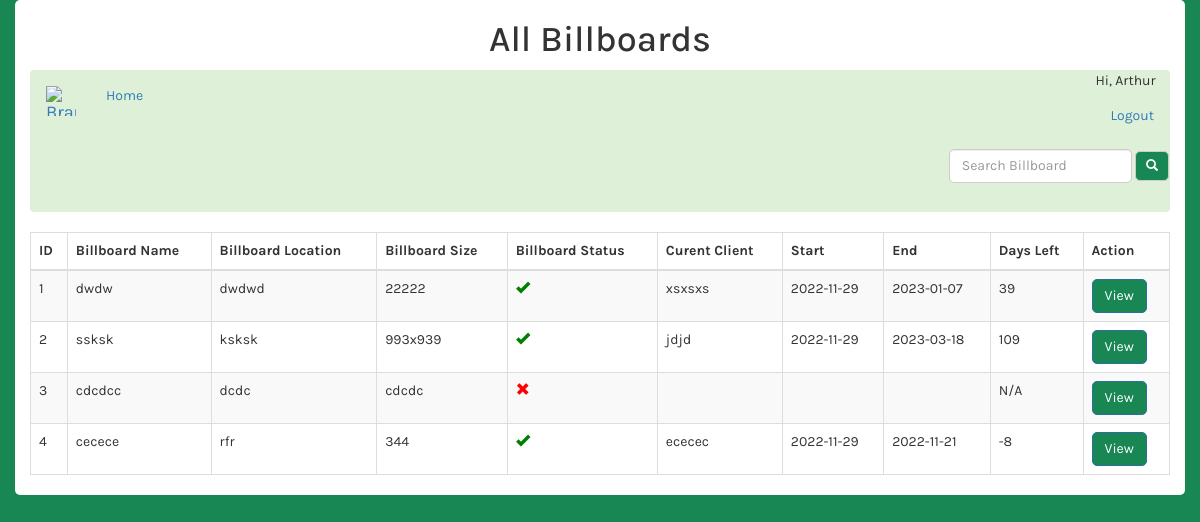
Screenshot of /billboards.php (signed in) with the database file from the repository.
### tables this page shows
CREATE TABLE users (
        id INTEGER PRIMARY KEY AUTOINCREMENT,
        password CHAR(128) NOT NULL,
        email CHAR(128) NOT NULL,
        firstname CHAR(128) NOT NULL,
        lastname CHAR(128) NOT NULL,
        phonenumber TEXT,
        role TEXT
    );

CREATE TABLE billboards (
    id INTEGER PRIMARY KEY AUTOINCREMENT,
    name CHAR(128) NOT NULL,
    location CHAR(128) NOT NULL,
    size TEXT,
    status TEXT CHECK(status IN ('active', 'inactive')) NOT NULL DEFAULT 'active',
    price INTEGER,
    client TEXT,
    picture TEXT,
    startdate DATE,
    enddate DATE,
    addedby INTEGER,
    FOREIGN KEY(addedby) REFERENCES users(id)
);

### billboards.php (the view, shortened to what this page needs)
<?php include 'databaseConnection.php';
$sql = "SELECT * FROM billboards";
$stmt = $db->prepare($sql);
$stmt->execute();
$billboards = $stmt->fetchAll(PDO::FETCH_ASSOC);
$sql = "SELECT firstname FROM users WHERE id = :id";
$stmt = $db->prepare($sql);
$stmt->bindParam(':id', $_SESSION['id']);
$stmt->execute();
$firstname = $stmt->fetchColumn();
?>
<!DOCTYPE html>
<html>
<head>
    <link rel="stylesheet" href="https://maxcdn.bootstrapcdn.com/bootstrap/3.3.7/css/bootstrap.min.css">
</head>
<body>
    <div class="container">
        <h1>All Billboards</h1>
        <nav class="navbar bg-success">
            <div class="container-fluid">
                <div class="navbar-header">
                    <a class="navbar-brand" href="index.php">
                        <img alt="Brand" src="images/logo.png" width="30" height="30">
                    </a>
                </div>
                <ul class="nav navbar-nav">
                    <li><a href="index.php">Home</a></li>
                </ul>
                <ul class="nav navbar-nav navbar-right">
                    <li>
                        <span>Hi, <?php echo $firstname ?></span>
                        <a href="logout.php">Logout</a>
                    </li>
                </ul>
            </div>
            <form class="navbar-form navbar-right" action="search.php" method="GET">
                <div class="form-group">
                    <input type="text" class="form-control" placeholder="Search Billboard" name="search">
                    <button type="submit" class="btn btn-default btn-sm">
                        <span class="glyphicon glyphicon-search"></span>
                    </button>
                </div>
            </form>
        </nav>
        <div class="col">
            <div>
                <table class="table table-striped table-bordered">
                    <thead>
                        <tr>
                            <th>ID</th>
                            <th>Billboard Name</th>
                            <th>Billboard Location</th>
                            <th>Billboard Size</th>
                            <th>Billboard Status</th>
                            <th>Curent Client</th>
                            <th>Start</th>
                            <th>End</th>
                            <th>Days Left</th>
                            <th>Action</th>
                        </tr>
                    </thead>
                    <tbody>
                        <?php foreach ($billboards as $billboard) : ?>
                            <tr>
                                <td><?php echo $billboard['id']; ?></td>
                                <td><?php echo $billboard['name']; ?></td>
                                <td><?php echo $billboard['location']; ?></td>
                                <td><?php echo $billboard['size']; ?></td>
                                <td><?php
                                    if ($billboard['status'] == 'active') {
                                        echo '<span class="glyphicon glyphicon-ok" style="color:green;"></span>';
                                    } else {
                                        echo '<span class="glyphicon glyphicon-remove" style="color:red;"></span>';
                                    }
                                    ?></td>
                                <td><?php echo $billboard['client']; ?></td>
                                <td><?php echo $billboard['startdate']; ?></td>
                                <td><?php echo $billboard['enddate']; ?></td>
                                <td>
                                    <?php
                                    if ($billboard['status'] == 'active') {
                                        $currentdate = date('Y-m-d');
                                        $enddate = $billboard['enddate'];
                                        $daysleft = (strtotime($enddate) - strtotime($currentdate)) / (60 * 60 * 24);
                                        echo $daysleft;
                                    } else {
                                        echo 'N/A';
                                    }
                                    ?>
                                </td>
                                <td>
                                    <a href="billboard.php?id=<?php echo $billboard['id']; ?>" class="btn btn-primary">View</a>
                                </td>
                            </tr>
                        <?php endforeach; ?>
                    </tbody>
                </table>
            </div>
        </div>
    </div>
</body>
</html>

### billboards.php (style rules this page uses)
body { background-color: #198754; font-family: 'Karla', sans-serif; }
.container { margin: auto; background-color: #fff; border-radius: 5px; }
.container h1 { text-align: center; }
.container .form-group { margin-bottom: 20px; }
.container .form-control { border-radius: 5px; }
.container .btn { border-radius: 5px; background-color: #198754; color: #fff; }

### rows the page displays
users: firstname "Arthur"
billboards: id "1", name "dwdw", location "dwdwd", size "22222", status "active" (drawn), client "xsxsxs", startdate "2022-11-29", enddate "2023-01-07"
billboards: id "2", name "ssksk", location "ksksk", size "993x939", status "active" (drawn), client "jdjd", startdate "2022-11-29", enddate "2023-03-18"
billboards: id "3", name "cdcdcc", location "dcdc", size "cdcdc", status "inactive" (drawn)
billboards: id "4", name "cecece", location "rfr", size "344", status "active" (drawn), client "ececec", startdate "2022-11-29", enddate "2022-11-21"
